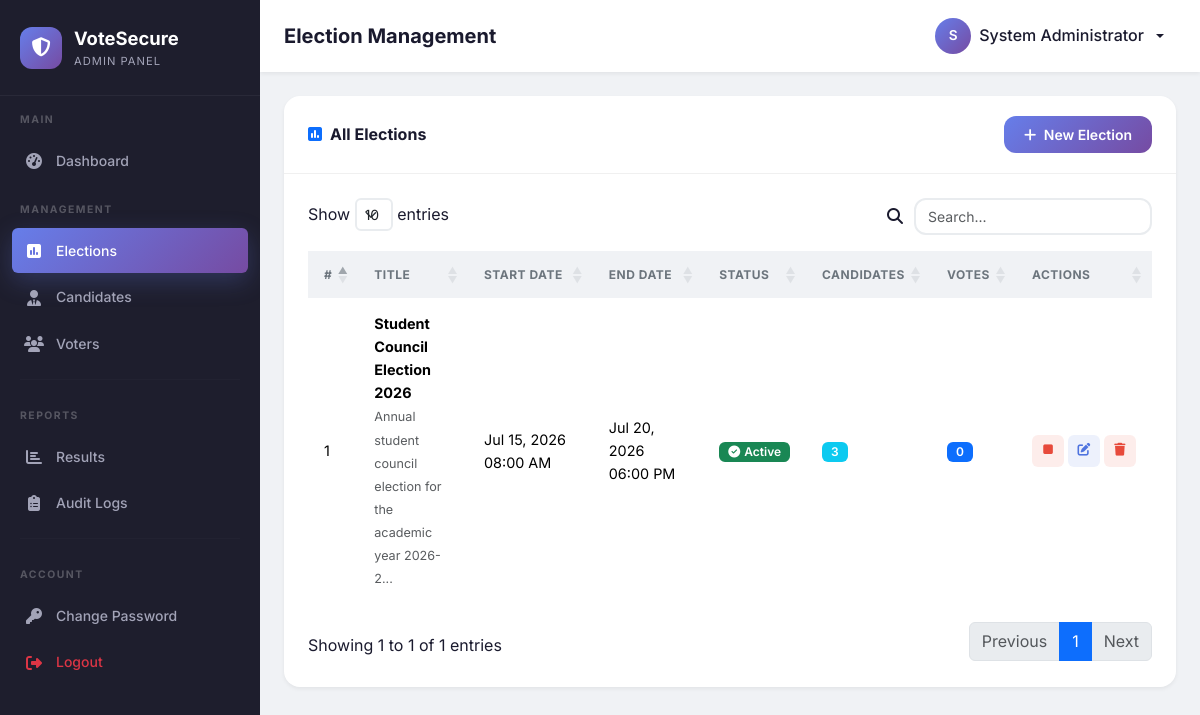
The app's page /admin/elections.php (signed in) with its own data.
### tables this page shows
CREATE TABLE IF NOT EXISTS `elections` (
    `id`          INT AUTO_INCREMENT PRIMARY KEY,
    `title`       VARCHAR(200) NOT NULL,
    `description` TEXT         DEFAULT NULL,
    `start_date`  DATETIME     NOT NULL,
    `end_date`    DATETIME     NOT NULL,
    `status`      ENUM('upcoming','active','ended') DEFAULT 'upcoming',
    `created_by`  INT          DEFAULT NULL,
    `created_at`  TIMESTAMP    DEFAULT CURRENT_TIMESTAMP,
    `updated_at`  TIMESTAMP    DEFAULT CURRENT_TIMESTAMP ON UPDATE CURRENT_TIMESTAMP,

    INDEX `idx_election_status` (`status`),
    INDEX `idx_election_dates` (`start_date`, `end_date`),
    CONSTRAINT `fk_election_admin` FOREIGN KEY (`created_by`)
        REFERENCES `admins`(`id`) ON DELETE SET NULL ON UPDATE CASCADE
);

### includes/auth.php (called while the page is built, shortened)
<?php
function getBaseUrl(): string
{
    $protocol = (!empty($_SERVER['HTTPS']) && $_SERVER['HTTPS'] !== 'off') ? 'https' : 'http';
    $host = $_SERVER['HTTP_HOST'] ?? 'localhost';
    $scriptDir = dirname($_SERVER['SCRIPT_NAME']);
    $parts = explode('/', trim($scriptDir, '/'));
    $baseParts = [];
    foreach ($parts as $part) {
        $baseParts[] = $part;
    }
    $basePath = '/' . implode('/', $baseParts);
    return $protocol . '://' . $host . $basePath;
}

### admin/elections.php (the view, shortened to what this page needs)
<?php
require_once BASE_PATH . 'includes/auth.php';
require_once BASE_PATH . 'includes/functions.php';
$db = Database::getConnection();
$stmt = $db->query(
    "SELECT e.*,
            a.full_name as created_by_name,
            (SELECT COUNT(*) FROM candidates c WHERE c.election_id = e.id) as candidate_count,
            (SELECT COUNT(*) FROM votes v WHERE v.election_id = e.id) as vote_count
     FROM elections e
     LEFT JOIN admins a ON e.created_by = a.id
     ORDER BY e.created_at DESC"
);
$elections = $stmt->fetchAll();
require_once BASE_PATH . 'includes/header.php';
require_once BASE_PATH . 'includes/sidebar.php';
?>
<div class="main-content">
    <nav class="top-navbar">
        <div class="d-flex align-items-center gap-3">
            <h1 class="navbar-title mb-0">Election Management</h1>
        </div>
        <div class="dropdown user-dropdown">
            <button class="dropdown-toggle" data-bs-toggle="dropdown">
                <div class="user-avatar"><?= strtoupper(substr($_SESSION['admin_name'] ?? 'A', 0, 1)) ?></div>
                <span class="d-none d-md-inline"><?= sanitize($_SESSION['admin_name'] ?? 'Admin') ?></span>
            </button>
        </div>
    </nav>
    <div class="content-wrapper">
        <div class="card-custom animate-fade-in-up">
            <div class="card-header">
                <h6><i class="fas fa-poll me-2 text-primary"></i>All Elections</h6>
                <button class="btn btn-primary-gradient btn-sm" data-bs-toggle="modal" data-bs-target="#electionModal" onclick="openCreateModal()">
                    <i class="fas fa-plus me-1"></i> New Election
                </button>
            </div>
            <div class="card-body">
                <div class="table-responsive">
                    <table class="table table-custom" id="electionsTable">
                        <thead>
                            <tr>
                                <th>#</th>
                                <th>Title</th>
                                <th>Start Date</th>
                                <th>End Date</th>
                                <th>Status</th>
                                <th>Candidates</th>
                                <th>Votes</th>
                                <th>Actions</th>
                            </tr>
                        </thead>
                        <tbody>
                            <?php foreach ($elections as $i => $election): ?>
                                <tr>
                                    <td><?= $i + 1 ?></td>
                                    <td>
                                        <strong><?= sanitize($election['title']) ?></strong>
                                        <?php if ($election['description']): ?>
                                            <br><small class="text-muted"><?= sanitize(truncate($election['description'], 60)) ?></small>
                                        <?php endif; ?>
                                    </td>
                                    <td><?= formatDate($election['start_date'], 'M d, Y h:i A') ?></td>
                                    <td><?= formatDate($election['end_date'], 'M d, Y h:i A') ?></td>
                                    <td><?= electionStatusBadge($election['status']) ?></td>
                                    <td><span class="badge bg-info"><?= $election['candidate_count'] ?></span></td>
                                    <td><span class="badge bg-primary"><?= $election['vote_count'] ?></span></td>
                                    <td>
                                        <div class="d-flex gap-1">
                                            <?php if ($election['status'] === 'upcoming'): ?>
                                                <form method="POST" action="<?= getBaseUrl() ?>/admin/process/election_process.php" class="d-inline">
                                                    <?= csrfField() ?>
                                                    <input type="hidden" name="action" value="start">
                                                    <input type="hidden" name="id" value="<?= $election['id'] ?>">
                                                    <button type="submit" class="btn-action view" title="Start Election" onclick="return confirm('Start this election?')">
                                                        <i class="fas fa-play"></i>
                                                    </button>
                                                </form>
                                            <?php elseif ($election['status'] === 'active'): ?>
                                                <form method="POST" action="<?= getBaseUrl() ?>/admin/process/election_process.php" class="d-inline">
                                                    <button type="submit" class="btn-action delete" title="End Election" onclick="return confirm('End this election? Voting will be closed.')">
                                                        <i class="fas fa-stop"></i>
                                                    </button>
                                                </form>
                                            <?php endif; ?>
                                            <button class="btn-action edit" title="Edit"
                                                    onclick="openEditModal(<?= htmlspecialchars(json_encode($election)) ?>)">
                                                <i class="fas fa-edit"></i>
                                            </button>
                                            <?php if ($election['vote_count'] == 0): ?>
                                                <form method="POST" action="<?= getBaseUrl() ?>/admin/process/election_process.php" class="d-inline delete-form">
                                                    <button type="submit" class="btn-action delete" title="Delete">
                                                        <i class="fas fa-trash"></i>
                                                    </button>
                                                </form>
                                            <?php endif; ?>
                                        </div>
                                    </td>
                                </tr>
                            <?php endforeach; ?>
                        </tbody>
                    </table>
                </div>
            </div>
        </div>
    </div>
</div>
<?php require_once BASE_PATH . 'includes/footer.php'; ?>

### includes/functions.php (shortened to what this page needs)
<?php
function sanitize(string $value): string
{
    return htmlspecialchars(trim($value), ENT_QUOTES, 'UTF-8');
}
function formatDate(string $date, string $format = 'M d, Y h:i A'): string
{
    return date($format, strtotime($date));
}
function electionStatusBadge(string $status): string
{
    return match ($status) {
        'upcoming' => '<span class="badge bg-warning text-dark"><i class="fas fa-clock me-1"></i>Upcoming</span>',
        'active'   => '<span class="badge bg-success"><i class="fas fa-check-circle me-1"></i>Active</span>',
        'ended'    => '<span class="badge bg-secondary"><i class="fas fa-stop-circle me-1"></i>Ended</span>',
        default    => '<span class="badge bg-dark">Unknown</span>',
    };
}
function truncate(string $str, int $maxLen = 100, string $suffix = '...'): string
{
    return mb_substr($str, 0, $maxLen) . $suffix;
}

### assets/css/style.css (style rules this page uses)
:root { --primary-start: #667eea; --primary-end: #764ba2; --primary-gradient: linear-gradient(135deg, var(--primary-start) 0%, var(--primary-end) 100%); --accent-blue: #4e73df; --accent-green: #1cc88a; --accent-orange: #f6c23e; --accent-red: #e74a3b; --accent-cyan: #36b9cc; --accent-indigo: #6610f2; --sidebar-bg: #1e1e2d; --sidebar-hover: #2a2a3d; --sidebar-active: #3a3a4d; --sidebar-text: #a2a3b7; --sidebar-width: 260px; --sidebar-collapsed: 0px; --body-bg: #f0f2f5; --card-bg: #ffffff; --text-primary: #1a1a2e; --text-secondary: #6c757d; --text-muted: #adb5bd; --shadow-sm: 0 0.125rem 0.25rem rgba(0, 0, 0, 0.06); --shadow-md: 0 0.5rem 1rem rgba(0, 0, 0, 0.08); --shadow-lg: 0 1rem 3rem rgba(0, 0, 0, 0.12); --shadow-primary: 0 0.5rem 1.5rem rgba(102, 126, 234, 0.25); --radius-sm: 0.375rem; --radius-md: 0.75rem; --radius-lg: 1rem; --radius-xl: 1.5rem; --transition-fast: 0.15s ease; --transition-normal: 0.3s ease; --transition-slow: 0.5s ease; }
*, *::before, *::after { margin: 0; padding: 0; box-sizing: border-box; }
html { scroll-behavior: smooth; }
body { font-family: 'Inter', -apple-system, BlinkMacSystemFont, 'Segoe UI', Roboto, sans-serif; background-color: var(--body-bg); color: var(--text-primary); line-height: 1.6; overflow-x: hidden; -webkit-font-smoothing: antialiased; -moz-osx-font-smoothing: grayscale; }
.main-content { margin-left: var(--sidebar-width); min-height: 100vh; transition: margin-left var(--transition-normal); display: flex; flex-direction: column; }
.top-navbar { background: var(--card-bg); box-shadow: var(--shadow-sm); padding: 0.75rem 1.5rem; display: flex; align-items: center; justify-content: space-between; position: sticky; top: 0; z-index: 100; }
.top-navbar .navbar-title { font-size: 1.25rem; font-weight: 700; color: var(--text-primary); }
.top-navbar .user-dropdown .dropdown-toggle { display: flex; align-items: center; gap: 0.5rem; font-weight: 500; color: var(--text-primary); background: none; border: none; padding: 0.375rem 0.75rem; border-radius: var(--radius-md); transition: all var(--transition-fast); }
.top-navbar .user-avatar { width: 36px; height: 36px; border-radius: 50%; background: var(--primary-gradient); display: flex; align-items: center; justify-content: center; color: #fff; font-weight: 600; font-size: 0.85rem; }
.content-wrapper { padding: 1.5rem; flex: 1; }
.card-custom { background: var(--card-bg); border-radius: var(--radius-lg); box-shadow: var(--shadow-sm); border: none; overflow: hidden; transition: all var(--transition-normal); }
.card-custom .card-header { background: transparent; border-bottom: 1px solid #f0f0f0; padding: 1.25rem 1.5rem; display: flex; align-items: center; justify-content: space-between; }
.card-custom .card-header h5, .card-custom .card-header h6 { font-weight: 700; margin: 0; color: var(--text-primary); }
.card-custom .card-body { padding: 1.5rem; }
.table-custom { width: 100%; margin-bottom: 0; }
.table-custom thead th { background: var(--body-bg); border: none; padding: 0.875rem 1rem; font-size: 0.75rem; font-weight: 700; text-transform: uppercase; letter-spacing: 0.5px; color: var(--text-secondary); white-space: nowrap; }
.table-custom tbody td { padding: 0.875rem 1rem; vertical-align: middle; border-bottom: 1px solid #f5f5f5; font-size: 0.9rem; }
.table-custom tbody tr { transition: background var(--transition-fast); }
.table-custom tbody tr:last-child td { border-bottom: none; }
.btn-primary-gradient { background: var(--primary-gradient); border: none; color: #fff; font-weight: 600; border-radius: var(--radius-md); padding: 0.5rem 1.25rem; transition: all var(--transition-normal); }
.btn-action { width: 32px; height: 32px; display: inline-flex; align-items: center; justify-content: center; border-radius: var(--radius-sm); border: none; cursor: pointer; transition: all var(--transition-fast); font-size: 0.8rem; }
.btn-action.edit { background: rgba(78, 115, 223, 0.1); color: var(--accent-blue); }
.btn-action.delete { background: rgba(231, 74, 59, 0.1); color: var(--accent-red); }
.badge { font-weight: 600; font-size: 0.75rem; padding: 0.35em 0.75em; border-radius: var(--radius-sm); }
.animate-fade-in-up { animation: fadeInUp 0.5s ease forwards; }

### records on screen
elections: title "Student Council Election 2026", description "Annual student council election for the academic year 2026-2...", start_date "Jul 15, 2026 08:00 AM", end_date "Jul 20, 2026 06:00 PM", status "Active", candidate_count "3", vote_count "0"

### other values on screen
APP_NAME "VoteSecure"
substr($_SESSION['admin_name'] ?? 'A', 0, 1) "S"
$_SESSION['admin_name'] "System Administrator"
